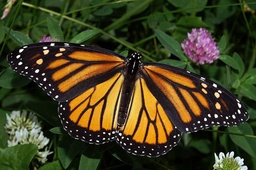
#> input picture cvip_PA2/Butterfly.jpg, 256 x 170 px, shrunk from 500 x 333 before the run
$ python mean_shift.py   (older library calls are emulated)
#> lines starting #> are read from the running program, lines starting #| are printed output that depends on the picture
import cv2
import numpy as np

#load the image
input_img = cv2.imread('Butterfly.jpg')
#> input_img is the input picture: shape (170, 256, 3); mean B, G, R 33.6, 63.2, 66.7
(input_img_height, input_img_width) = input_img.shape[:2]
#> input_img_height = 170; input_img_width = 256

output_img = np.zeros([input_img_height, input_img_width, 3], np.uint8)


#convert the image into dataset of R, G, B, x, y
dataset = np.empty([input_img_height * input_img_width, 5], dtype=np.int)


row = 0
for y in range(input_img_height):
    for x in range(input_img_width):
        dataset[row][0] = input_img[y][x][0]
        dataset[row][1] = input_img[y][x][1]
        dataset[row][2] = input_img[y][x][2]
        dataset[row][3] = y
        dataset[row][4] = x
        row += 1
#> after the loop, row = 43520

print ("dataset ready")

#initialize h (cluster expansion threshold) and iter(mean shift threshold)
h = 90
iter = 35


count = 0
while(dataset.shape[0] > 0):
    print("iteration " + str(count) + ": " + str(dataset.shape[0]))
    count += 1
    #select a random mean
    random_mean_index = np.random.randint(0, dataset.shape[0])
    random_mean = dataset[random_mean_index]

    #initialize the cluster matrix
    cluster = np.zeros([input_img_height * input_img_width, 5], dtype=np.int)

    #add mean to cluster
    cluster[random_mean_index] = random_mean

    discardable_indexes_marker_array = np.zeros([dataset.shape[0]])

    for data_point_index in range(dataset.shape[0]):
        data_point = dataset[data_point_index]

        #calculate euclidean distance of data_point from the random mean
        distance = np.sqrt(np.sum(np.square(random_mean - data_point)))

        #if distance < h then add it to cluster
        if(distance < h):
            cluster[data_point_index] = data_point
            discardable_indexes_marker_array[data_point_index] = 1

    cluster_non_zero = cluster[[i for i, x in enumerate(cluster) if x.any()]]

    cluster_mean = np.mean(cluster_non_zero, axis=0)
    mean_distance = np.sqrt(np.sum(np.square(random_mean - cluster_mean)))

    #if distance from mean is less than mean shift threshold then use the cluster for output image and delete its entries from dataset
    if(mean_distance < iter):
        for output_point_index in range(cluster_non_zero.shape[0]):
            output_img[cluster_non_zero[output_point_index][3]][cluster_non_zero[output_point_index][4]][0] = random_mean[0]
            output_img[cluster_non_zero[output_point_index][3]][cluster_non_zero[output_point_index][4]][1] = random_mean[1]
            output_img[cluster_non_zero[output_point_index][3]][cluster_non_zero[output_point_index][4]][2] = random_mean[2]

        discardable_indexes = np.nonzero(discardable_indexes_marker_array)[0]
        dataset = np.delete(dataset, discardable_indexes, 0)
#> this loop made 53 passes
#> (random_mean, mean_distance, dataset) on pass 52: ([210, 178, 209, 37, 198], 10.33, [[67, 72, 70, 156, 158]])
#> (random_mean, mean_distance) on passes 1 to 6: ([0, 30, 9, 10, 172], 31.32), ([29, 118, 185, 116, 160], 29.05), ([3, 8, 7, 164, 110], 27.28), ([6, 11, 32, 66, 34], 30.23), ([147, 159, 147, 135, 15], 19.02), ([2, 16, 5, 147, 228], 39.74)
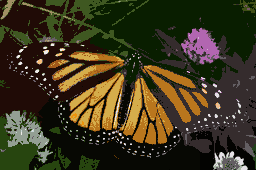
#> output_img: shape (170, 256, 3); mean of channels 0, 1, 2 29.2, 53.1, 60; drawn as B, G, R
#> after the loop, count = 53; dataset = empty array
cv2.imwrite("mean_shift_semgented_image_h_90.jpg", output_img)

$ run again, with cvip_PA2/view1.png saved as cvip_PA2/Butterfly.jpg
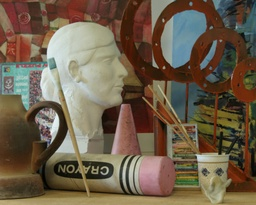
#> input picture cvip_PA2/view1.png, 256 x 205 px, shrunk from 463 x 370 before the run
#> input_img is the input picture: shape (205, 256, 3); mean B, G, R 74.9, 94.7, 109.7
#> after the loop `for y in range(input_img_height):`: row = 52480
#> the loop `while(dataset.shape[0] > 0):` made 39 passes
#> (random_mean, mean_distance) on passes 1 to 8: ([16, 43, 93, 10, 172], 33.32), ([92, 142, 160, 198, 67], 36.8), ([27, 46, 53, 194, 137], 39.49), ([55, 94, 116, 111, 15], 20.78), ([22, 34, 38, 165, 85], 20.49), ([60, 69, 112, 193, 147], 39.85), ([98, 113, 116, 126, 101], 28.18), ([105, 142, 150, 166, 216], 26.62)
#> after the loop `while(dataset.shape[0] > 0):`:
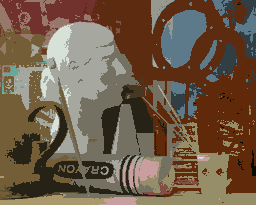
#> output_img: shape (205, 256, 3); mean of channels 0, 1, 2 72.8, 92.1, 112; drawn as B, G, R
#> after the loop `while(dataset.shape[0] > 0):`: count = 39; dataset = empty array

$ run again, with cvip_PA2/view3.png saved as cvip_PA2/Butterfly.jpg
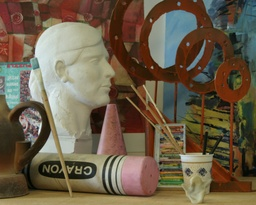
#> input picture cvip_PA2/view3.png, 256 x 205 px, shrunk from 463 x 370 before the run
#> input_img is the input picture: shape (205, 256, 3); mean B, G, R 72.9, 93.6, 107.6
#> after the loop `for y in range(input_img_height):`: row = 52480
#> the loop `while(dataset.shape[0] > 0):` made 40 passes
#> (random_mean, mean_distance) on passes 1 to 8: ([64, 67, 72, 10, 172], 36.92), ([83, 105, 111, 170, 47], 23.69), ([23, 45, 63, 184, 20], 35.12), ([99, 151, 168, 202, 166], 33.27), ([73, 97, 95, 82, 251], 42.04), ([9, 39, 94, 122, 156], 31.18), ([121, 148, 162, 36, 20], 45.98), ([185, 199, 193, 125, 60], 33.22)
#> after the loop `while(dataset.shape[0] > 0):`:
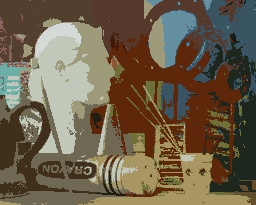
#> output_img: shape (205, 256, 3); mean of channels 0, 1, 2 74.5, 96.1, 108.5; drawn as B, G, R
#> after the loop `while(dataset.shape[0] > 0):`: count = 40; dataset = empty array

$ run again, with cvip_PA2/view5.png saved as cvip_PA2/Butterfly.jpg
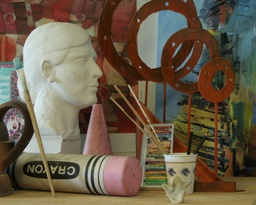
#> input picture cvip_PA2/view5.png, 256 x 205 px, shrunk from 463 x 370 before the run
#> input_img is the input picture: shape (205, 256, 3); mean B, G, R 73.3, 92.7, 106
#> after the loop `for y in range(input_img_height):`: row = 52480
#> the loop `while(dataset.shape[0] > 0):` made 39 passes
#> (random_mean, mean_distance, dataset) on passes 37 to 38: ([142, 179, 205, 94, 133], 0, [[181, 183, 164, 27, 219], [226, 230, 225, 149, 25]]), ([226, 230, 225, 149, 25], 0, [[181, 183, 164, 27, 219]])
#> after the loop `while(dataset.shape[0] > 0):`:
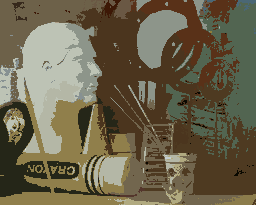
#> output_img: shape (205, 256, 3); mean of channels 0, 1, 2 75.5, 99.5, 108; drawn as B, G, R
#> after the loop `while(dataset.shape[0] > 0):`: count = 39; dataset = empty array
